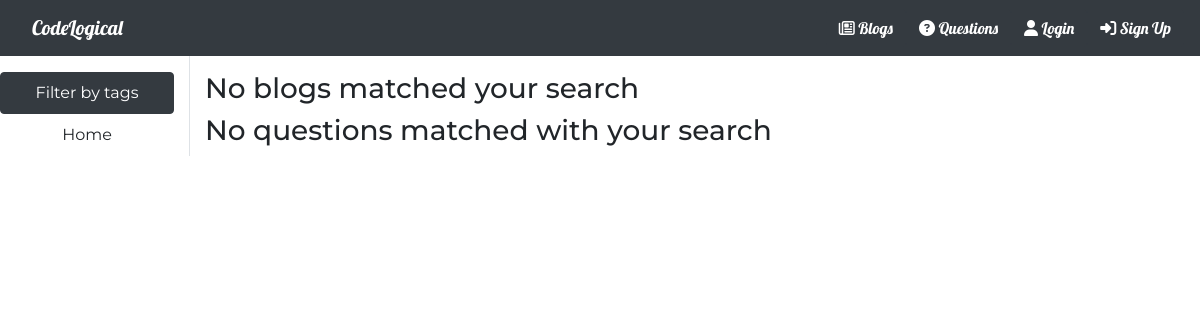
/search/sql, run on an earlier commit of the app's database.
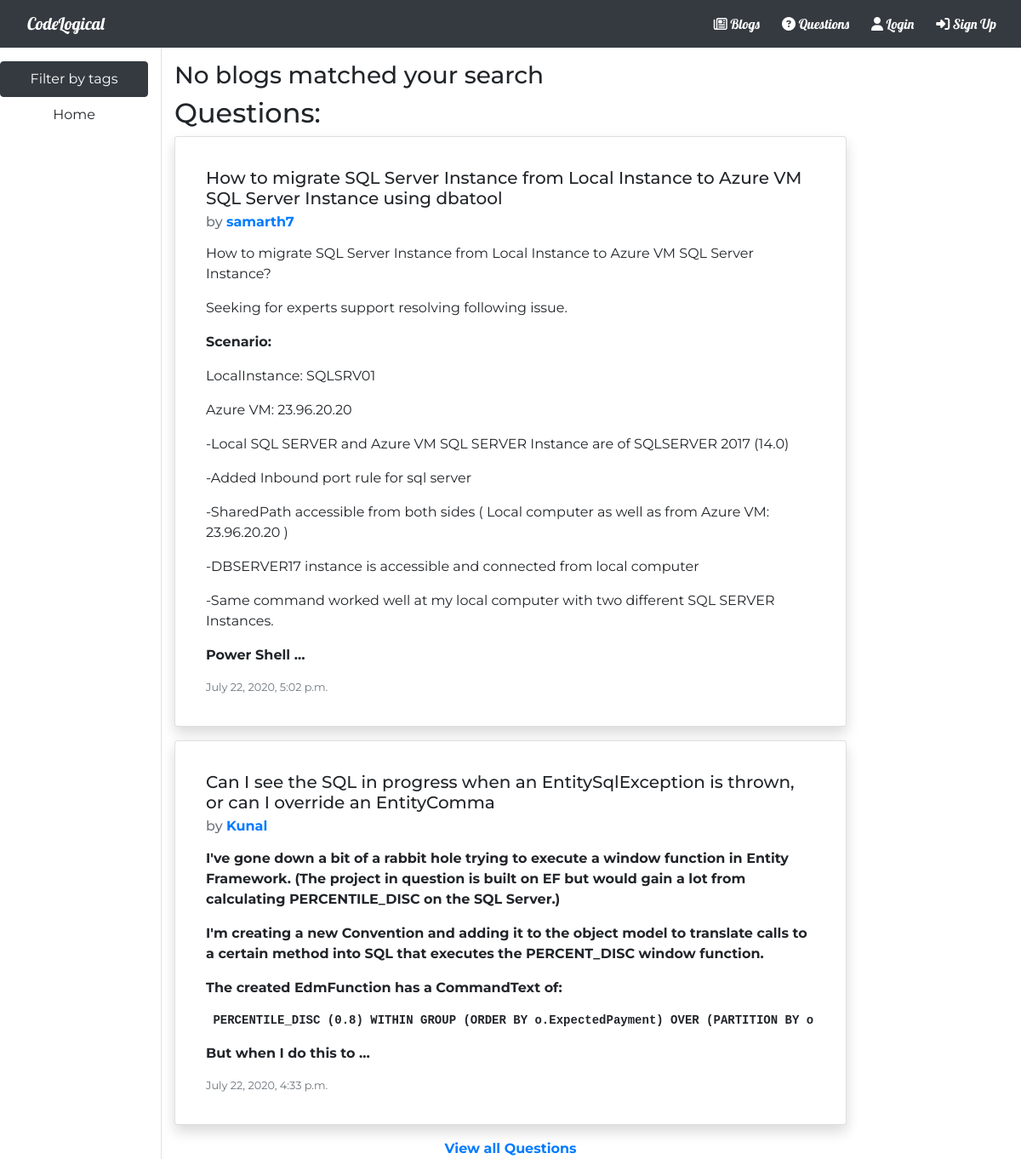
And on a later commit of the database.
### qna/models.py (models this page shows, shortened)
class Question(models.Model):
    title=models.CharField(max_length=100)
    content=RichTextField(default="",blank=True,null=True)
    asked_by=models.ForeignKey(User,on_delete=models.CASCADE,null=True,blank=True)
    posted_on=models.DateTimeField(null=True,blank=True)
    tags = TaggableManager()

### blog/views.py (the view)
# urls.py: path('search/<str:slug>',searchResult,name='search-result'),
def searchResult(request,slug):
    blogs,questions=[],[]
    for i in slug.split():
        b=Blog.objects.filter(Q(title__icontains=i) | Q(content__icontains=i) )
        q=Question.objects.filter(Q(title__icontains=i) | Q(content__icontains=i))
        blogs.extend(b)
        questions.extend(q)
    blogs=list(set(blogs))[:4]
    questions=list(set(questions))[:4]
    context={'blogs':blogs,'questions':questions,'slug':slug}
    return render(request,'blog/search_results.html',context)

### blog/templates/blog/search_results.html (shortened to what this page needs)
{% extends "blog/base.html" %}
{% block space %}
<div class="row flex-xl-nowrap">
    <div class="col-12 col-md-3 col-xl-2 bd-sidebar border-right align-items-center">
        <nav class="nav flex-column sticky-top sidebar pt-3">
            <li class="nav-item">
                <a class="nav-link btn btn-dark " href="{% url 'tag-list-blogs' %}">Filter by tags</a>
            </li>
            <li class="nav-item">
                <a class="nav-link btn " href="{% url 'home' %}" tabindex="-1" aria-disabled="true">Home</a>
            </li>
        </nav>
    </div>
    <div class="col-sm-12 col-md-8 col-lg-8 pt-3">
        <div>
            {% if blogs %}
            <h2>Blogs:</h2>
            {% for blog in blogs %}
                <div class="card shadow p-3 mb-3 bg-white rounded ">
                    <div class="card-body">
                        <a href="{% url 'blog-detail' blog.id %}" class="stretched-link"></a>
                        <h5 class="card-title">{{ blog.title }}</h5>
                        <h6 class="card-subtitle mb-2 text-muted">by <a style="position: relative;" href="{% url 'profile'  blog.author.id %}" class="text-decoration-none"><strong>{{ blog.author }}</strong></a> </h6>
                        <p class="card-text">{{ blog.content|safe|truncatewords:90 }}</p>
                        <p class="card-text"><small class="text-muted">{{ blog.posted_on }}</small></p>
                    </div>
                </div>
            {% endfor %}
            <div class="text-center">
                <a href="{% url 'search-result-blogs' slug %}" class="">View all Blogs</a>
            </div>
            {% else %}
                <h3>No blogs matched your search</h3>
            {% endif %}
            {% if questions %}
            <h2>Questions:</h2>
            {% for question in questions %}
                <div class="card shadow p-3 mb-3 bg-white rounded ">
                    <div class="card-body">
                        <h5 class="card-title">{{ question.title }}</h5>
                        <h6 class="card-subtitle mb-2 text-muted">by <a style="position: relative;" href="{% url 'profile'  question.asked_by.id %}" class="text-decoration-none"><strong>{{ question.asked_by }}</strong></a> </h6>
                        <p class="card-text">{{ question.content|safe|truncatewords:90 }}</p>
                        <p class="card-text"><small class="text-muted">{{ question.posted_on }}</small></p>
                    </div>
                </div>
            {% endfor %}
            <div class="text-center">
                <a href="{% url 'search-result-questions' slug %}">View all Questions</a>
            </div>
            {% else %}
                <h3>No questions matched with your search</h3>
            {% endif %}
        </div>
    </div>
</div>
{% endblock %}

What changed in the data, as far as the page shows it:
added Question: title "How to migrate SQL Server Instance from Local Instance to Azure VM SQL Server Instance using dbatool", asked_by "samarth7", content "How to migrate SQL Server Instance from Local Instance to Azure VM SQL Server Instance? Seeking for experts support resolving following issue. Scenario: LocalInstance: SQLSRV01 Azure VM: 23.96.20.20 -Local SQL SERVER and Azure VM SQL SERVER Instance are of SQLSERVER 2017 (14.0) -Added Inbound port rule for sql server -SharedPath accessible from both sides ( Local computer as well as from Azure VM: 23.96.20.20 ) -DBSERVER17 instance is accessible and connected from local computer -Same command worked well at my local computer with two different SQL SERVER Instances. Power Shell …", posted_on "July 22, 2020, 5:02 p.m."
added Question: title "Can I see the SQL in progress when an EntitySqlException is thrown, or can I override an EntityComma", asked_by "Kunal", content "I've gone down a bit of a rabbit hole trying to execute a window function in Entity Framework. (The project in question is built on EF but would gain a lot from calculating PERCENTILE_DISC on the SQL Server.) I'm creating a new Convention and adding it to the object model to translate calls to a certain method into SQL that executes the PERCENT_DISC window function. The created EdmFunction has a CommandText of: PERCENTILE_DISC (0.8) WITHIN GROUP (ORDER BY o.ExpectedPayment) OVER (PARTITION BY But when I do this to …", posted_on "July 22, 2020, 4:33 p.m."
Also different on the page:
text no longer shown: "No questions matched with your search"
text now shown: "Questions: View all Questions"
